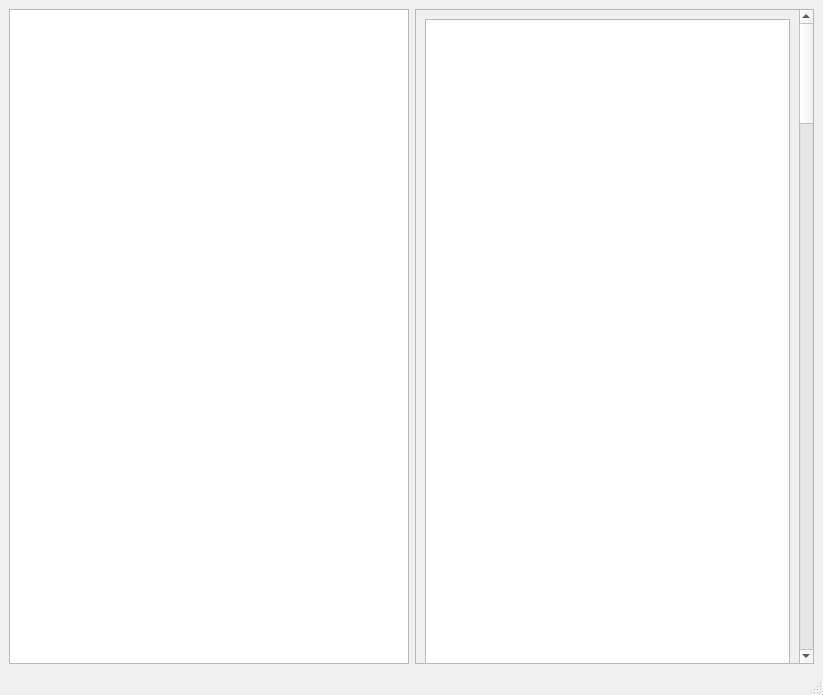
<?xml version="1.0" encoding="UTF-8"?>
<ui version="4.0">
 <class>MainWindow</class>
 <widget class="QMainWindow" name="MainWindow">
  <property name="geometry">
   <rect>
    <x>0</x>
    <y>0</y>
    <width>823</width>
    <height>695</height>
   </rect>
  </property>
  <property name="windowTitle">
   <string>MainWindow</string>
  </property>
  <widget class="QWidget" name="centralwidget">
   <layout class="QHBoxLayout" name="horizontalLayout">
    <item>
     <widget class="pgCanvas" name="left"/>
    </item>
    <item>
     <widget class="QScrollArea" name="scrollArea">
      <property name="widgetResizable">
       <bool>true</bool>
      </property>
      <widget class="QWidget" name="scrollAreaWidgetContents">
       <property name="geometry">
        <rect>
         <x>0</x>
         <y>-4387</y>
         <width>383</width>
         <height>5018</height>
        </rect>
       </property>
       <layout class="QVBoxLayout" name="verticalLayout">
        <item>
         <widget class="pgCanvas" name="right">
          <property name="sizePolicy">
           <sizepolicy hsizetype="Expanding" vsizetype="Fixed">
            <horstretch>0</horstretch>
            <verstretch>100</verstretch>
           </sizepolicy>
          </property>
          <property name="minimumSize">
           <size>
            <width>0</width>
            <height>5000</height>
           </size>
          </property>
         </widget>
        </item>
       </layout>
      </widget>
     </widget>
    </item>
   </layout>
  </widget>
  <widget class="QMenuBar" name="menubar">
   <property name="geometry">
    <rect>
     <x>0</x>
     <y>0</y>
     <width>823</width>
     <height>22</height>
    </rect>
   </property>
  </widget>
  <widget class="QStatusBar" name="statusbar"/>
 </widget>
 <customwidgets>
  <customwidget>
   <class>pgCanvas</class>
   <extends>QGraphicsView</extends>
   <header>mplwidget</header>
  </customwidget>
 </customwidgets>
 <resources/>
 <connections/>
</ui>
